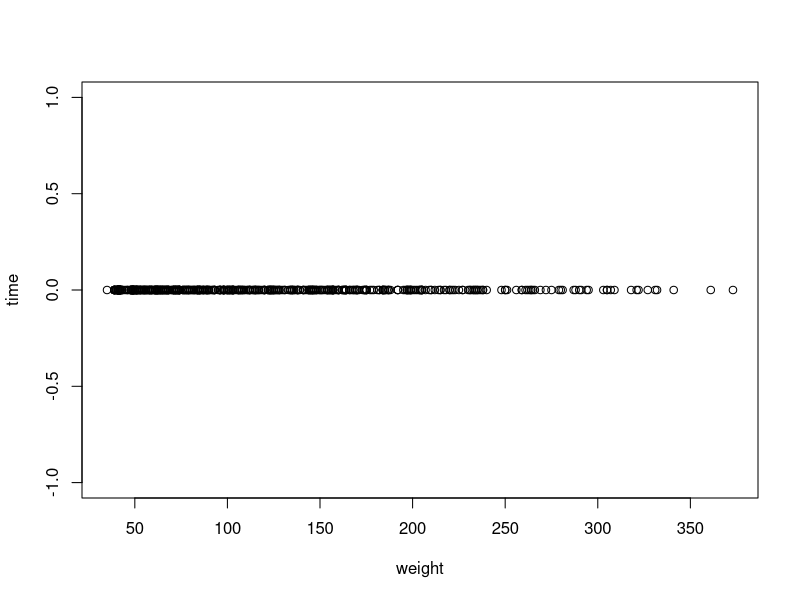
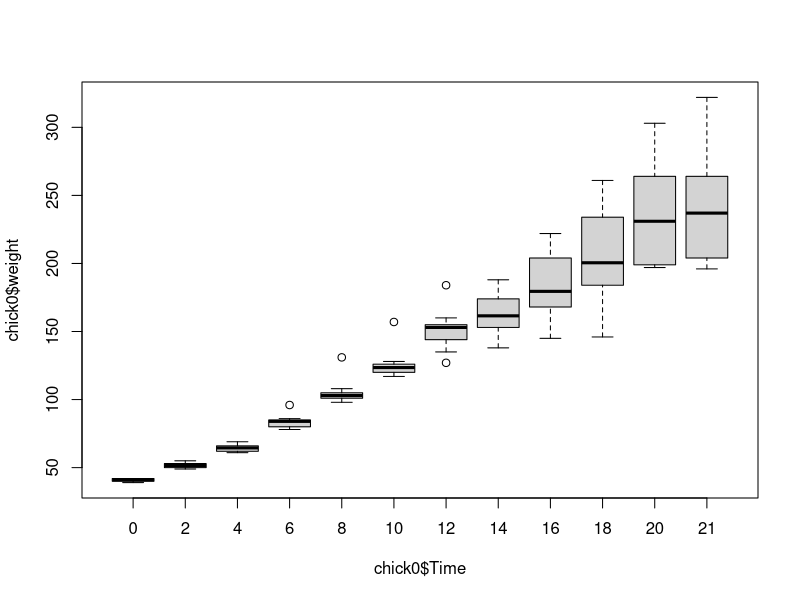
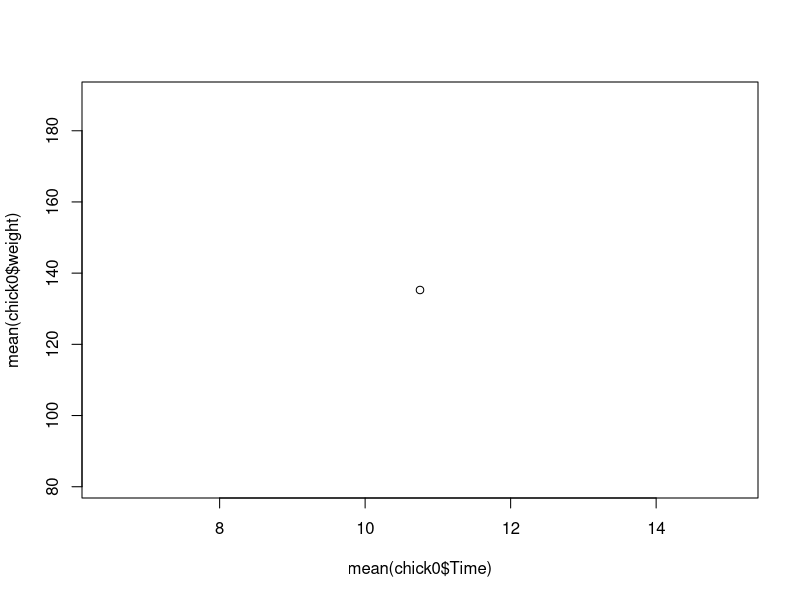
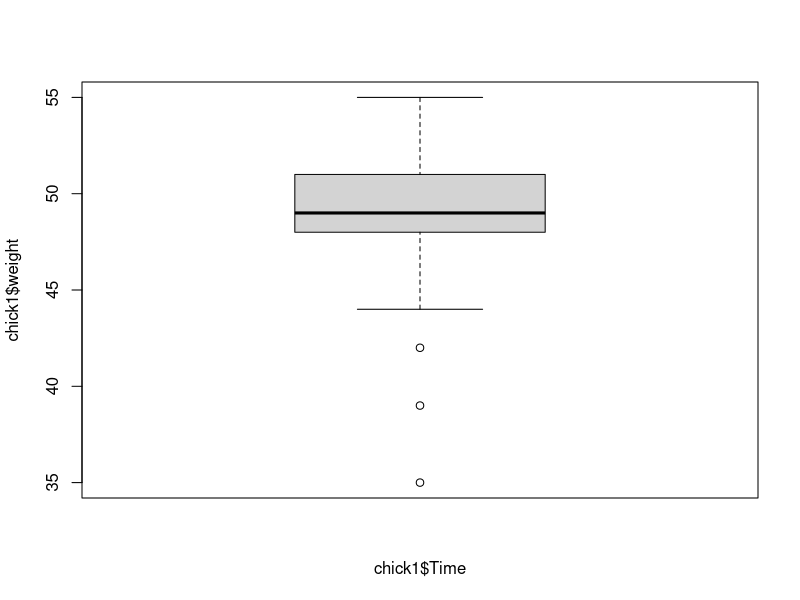
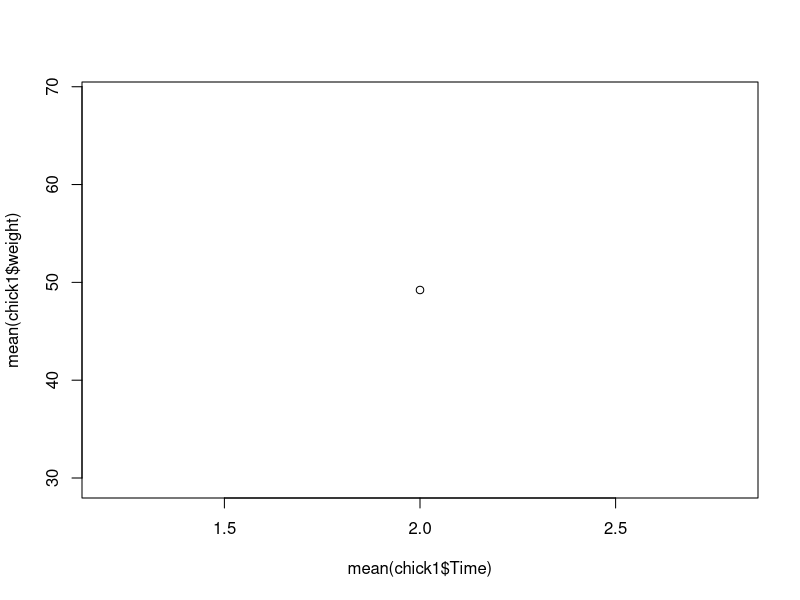

The R source for these figures, in order:
## ---- chunk 1
knitr::opts_chunk$set(echo = TRUE)
## ---- chunk 2
summary(ChickWeight)
## ---- chunk 3
x<-ChickWeight$weight
y<-ChickWeight$Time==34
plot(x,y,xlab = "weight",ylab = "time")
## ---- chunk 4
library("tidyverse")
 chick0<-ChickWeight[ChickWeight$Diet==4,]
 boxplot(chick0$weight~chick0$Time)
 plot(mean(chick0$weight)~mean(chick0$Time))
 legend(0.5,289,legend = c("Boxplot of ChickWeight"))
## ---- chunk 5
library("tidyverse")
chick1<-ChickWeight[ChickWeight$Time==2,]
boxplot(chick1$weight~chick1$Time)
plot(mean(chick1$weight)~mean(chick1$Time))
legend(0.5,289,legend = c("Boxplot of Chickweight"))
